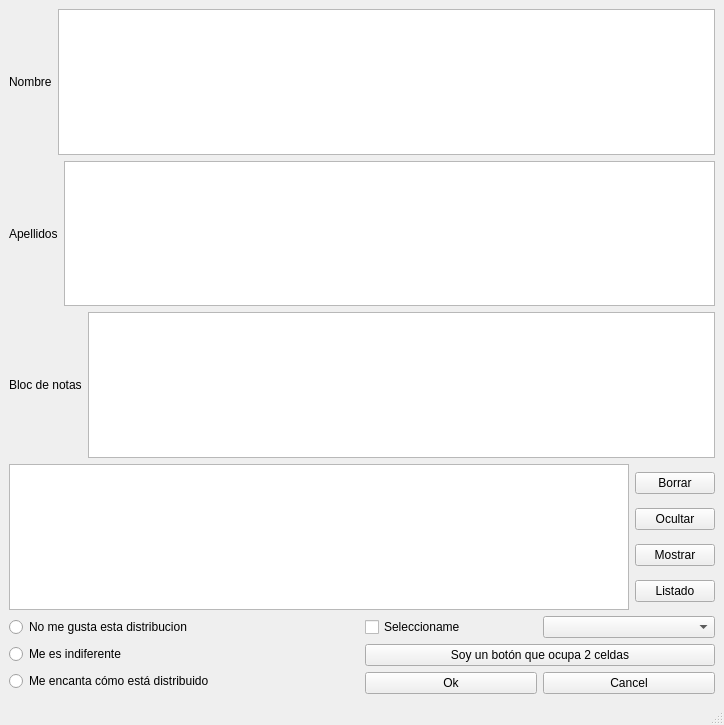
<?xml version="1.0" encoding="UTF-8"?>
<ui version="4.0">
 <class>MainWindow</class>
 <widget class="QMainWindow" name="MainWindow">
  <property name="geometry">
   <rect>
    <x>0</x>
    <y>0</y>
    <width>724</width>
    <height>725</height>
   </rect>
  </property>
  <property name="windowTitle">
   <string>MainWindow</string>
  </property>
  <widget class="QWidget" name="centralwidget">
   <layout class="QVBoxLayout" name="verticalLayout_5">
    <item>
     <layout class="QHBoxLayout" name="horizontalLayout">
      <item>
       <widget class="QLabel" name="label">
        <property name="text">
         <string>Nombre</string>
        </property>
       </widget>
      </item>
      <item>
       <widget class="QTextEdit" name="textEdit"/>
      </item>
     </layout>
    </item>
    <item>
     <layout class="QHBoxLayout" name="horizontalLayout_2">
      <item>
       <widget class="QLabel" name="label_2">
        <property name="text">
         <string>Apellidos</string>
        </property>
       </widget>
      </item>
      <item>
       <widget class="QTextEdit" name="textEdit_2"/>
      </item>
     </layout>
    </item>
    <item>
     <layout class="QHBoxLayout" name="horizontalLayout_3">
      <item>
       <widget class="QLabel" name="label_3">
        <property name="text">
         <string>Bloc de notas</string>
        </property>
       </widget>
      </item>
      <item>
       <widget class="QPlainTextEdit" name="plainTextEdit"/>
      </item>
     </layout>
    </item>
    <item>
     <layout class="QGridLayout" name="gridLayout">
      <item row="0" column="1">
       <layout class="QVBoxLayout" name="verticalLayout">
        <item>
         <widget class="QPushButton" name="pushButton_3">
          <property name="text">
           <string>Borrar</string>
          </property>
         </widget>
        </item>
        <item>
         <widget class="QPushButton" name="pushButton">
          <property name="text">
           <string>Ocultar</string>
          </property>
         </widget>
        </item>
        <item>
         <widget class="QPushButton" name="pushButton_2">
          <property name="text">
           <string>Mostrar</string>
          </property>
         </widget>
        </item>
        <item>
         <widget class="QPushButton" name="pushButton_4">
          <property name="text">
           <string>Listado</string>
          </property>
         </widget>
        </item>
       </layout>
      </item>
      <item row="0" column="0">
       <widget class="QPlainTextEdit" name="plainTextEdit_2"/>
      </item>
     </layout>
    </item>
    <item>
     <layout class="QGridLayout" name="gridLayout_2">
      <item row="0" column="0">
       <layout class="QVBoxLayout" name="verticalLayout_2">
        <item>
         <widget class="QRadioButton" name="radioButton">
          <property name="text">
           <string>No me gusta esta distribucion</string>
          </property>
         </widget>
        </item>
        <item>
         <widget class="QRadioButton" name="radioButton_2">
          <property name="text">
           <string>Me es indiferente</string>
          </property>
         </widget>
        </item>
        <item>
         <widget class="QRadioButton" name="radioButton_3">
          <property name="text">
           <string>Me encanta cómo está distribuido</string>
          </property>
         </widget>
        </item>
       </layout>
      </item>
      <item row="0" column="1">
       <layout class="QVBoxLayout" name="verticalLayout_4">
        <item>
         <layout class="QHBoxLayout" name="horizontalLayout_4">
          <item>
           <widget class="QCheckBox" name="checkBox">
            <property name="text">
             <string>Seleccioname</string>
            </property>
           </widget>
          </item>
          <item>
           <widget class="QComboBox" name="comboBox"/>
          </item>
         </layout>
        </item>
        <item>
         <layout class="QVBoxLayout" name="verticalLayout_3">
          <item>
           <widget class="QPushButton" name="pushButton_5">
            <property name="text">
             <string>Soy un botón que ocupa 2 celdas</string>
            </property>
           </widget>
          </item>
          <item>
           <layout class="QHBoxLayout" name="horizontalLayout_5">
            <item>
             <widget class="QPushButton" name="pushButton_6">
              <property name="text">
               <string>Ok</string>
              </property>
             </widget>
            </item>
            <item>
             <widget class="QPushButton" name="pushButton_7">
              <property name="text">
               <string>Cancel</string>
              </property>
             </widget>
            </item>
           </layout>
          </item>
         </layout>
        </item>
       </layout>
      </item>
     </layout>
    </item>
   </layout>
  </widget>
  <widget class="QMenuBar" name="menubar">
   <property name="geometry">
    <rect>
     <x>0</x>
     <y>0</y>
     <width>724</width>
     <height>33</height>
    </rect>
   </property>
  </widget>
  <widget class="QStatusBar" name="statusbar"/>
 </widget>
 <resources/>
 <connections/>
</ui>
